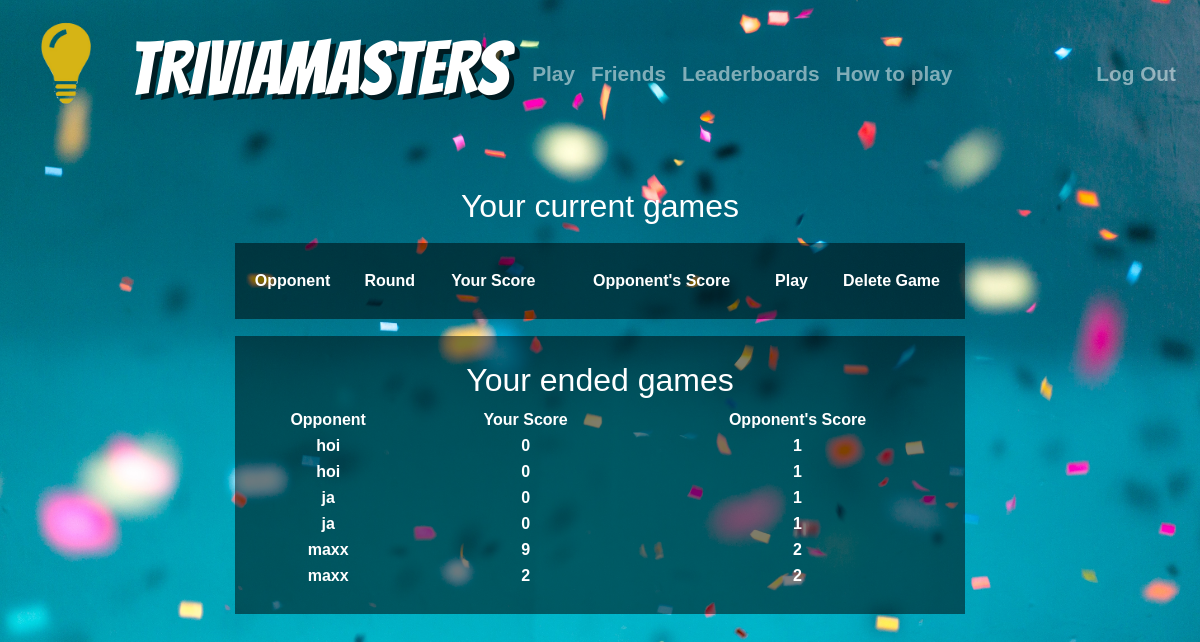
The app's page /userpage (signed in) with its own data.
### tables this page shows
CREATE TABLE 'ended' ('username' , 'opponent' , 'score_1' , 'score_2' ,'gameid' integer);

### application.py (the view)
@app.route("/userpage", methods=["GET", "POST"])
@login_required
def userpage():
    if request.method == "GET":
        username = user()
        opponent = username
        row = []
        game1 = db.execute("SELECT * FROM game WHERE username= :username", username=username)
        game = db.execute("SELECT * FROM game WHERE opponent= :opponent", opponent=opponent)
        for i in game1:
            row.append((i["opponent"],i["round"], i["score_1"], i["score_2"], i["gameid"]))
        for i in game:
            row.append((i["username"],i["round"], i["score_2"], i["score_1"], i["gameid"]))
        session["score"] = 0
        session["question"] = 0
        session["streak"] = 0
        ended = []
        end1 = db.execute("SELECT * FROM ended WHERE username= :username", username=username)
        end2 = db.execute("SELECT * FROM ended WHERE opponent= :opponent", opponent=opponent)
        for i in end1:
            a = [i["opponent"], i["score_1"], i["score_2"]]
            ended.append(a)
        for i in end2:
            a= [i["username"], i["score_2"], i["score_1"]]
            ended.append(a)
        return render_template("userpage.html", row=row, ended=ended)
    else:
        return render_template("userpage.html")

### application.py (called while the page is built)
@app.after_request
def after_request(response):
    response.headers["Cache-Control"] = "no-cache, no-store, must-revalidate"
    response.headers["Expires"] = 0
    response.headers["Pragma"] = "no-cache"
    return response

### helpers.py (called while the page is built)
def login_required(f):
    @wraps(f)
    def decorated_function(*args, **kwargs):
        if session.get("user_id") is None:
            return redirect("/login")
        return f(*args, **kwargs)
    return decorated_function

def user():
    id = session["user_id"]
    username = db.execute("SELECT username FROM users WHERE id = :id", id=id)[0]["username"]
    return username

### templates/userpage.html (shortened to what this page needs)
{% extends "layout.html" %}
{% block main %}
<div>
<h2>Your current games</h2>
</div>
    <field>
        <table style="width:100%" action="/friends" method="get">
          <tr>
            <th>Opponent</th>
            <th>Round</th>
            <th>Your Score</th>
            <th>Opponent's Score</th>
            <th>Play</th>
            <th>Delete Game</th>
          </tr>
        </table>
    </field>
    <field>
        <h2> Your ended games</h2>
        <table style="width:100%" action="/friends" method="get">
          <tr>
            <th>Opponent</th>
            <th>Your Score</th>
            <th>Opponent's Score</th>
          </tr>
            {% for data in ended %}
              <tr>
                <td>{{data[0]}}</td>
                 <td>{{data[1]}}</td>
                  <td>{{data[2]}}</td>
          </tr>
        {%endfor %}
        </table>
    </field>
{% endblock %}

### static/styles.css (style rules this page uses)
field { text-align: center; display: inline-block; background-color: rgba(0, 0, 0, .5); padding: 25px 0px; width: 70%; margin-top:10px; }
body { background-image: url("background.jpg"); background-size: 100%; background-color: #d3d3d3; font-family: "Arial"; color: white; font-weight: bolder; }

### records on screen
ended: opponent "hoi", score_1 "0", score_2 "1"
ended: opponent "hoi", score_1 "0", score_2 "1"
ended: opponent "ja", score_1 "0", score_2 "1"
ended: opponent "ja", score_1 "0", score_2 "1"
ended: opponent "maxx", score_1 "9", score_2 "2"
ended: opponent "maxx", data "2", score_1 "2"
